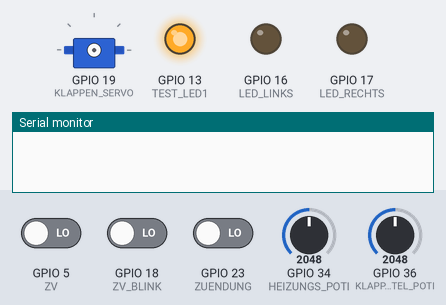
The sketch below on a simulated ESP32. Parts: servo, output pins drawn as LEDs (lit = HIGH), the last lines printed to the serial monitor. Dashed ring = blinking. Inputs (shaded band) come from the test bench; at power-on: GPIO 23 (ZUENDUNG) LOW, GPIO 36 (KLAPPEN_STEL_POTI) = 2048, GPIO 5 (ZV) LOW, GPIO 18 (ZV_BLINK) LOW, GPIO 34 (HEIZUNGS_POTI) = 2048.

Above: at 1.2 s.
1.3 s: GPIO 23 (ZUENDUNG) driven HIGH
At 2.5 s:
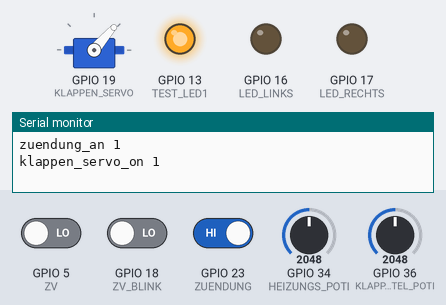
2.8 s: GPIO 36 (KLAPPEN_STEL_POTI) set to 2866
At 4.0 s:
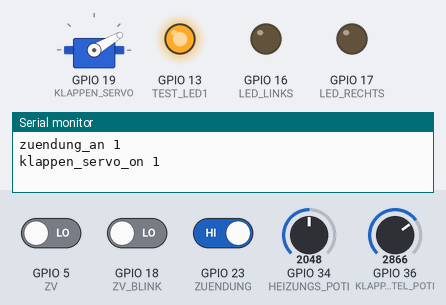
4.3 s: GPIO 36 (KLAPPEN_STEL_POTI) set to 3603
At 5.3 s:
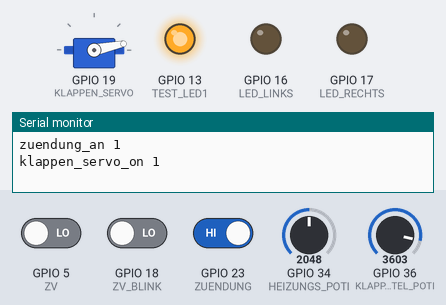
5.8 s: GPIO 23 (ZUENDUNG) driven LOW
At 6.4 s:
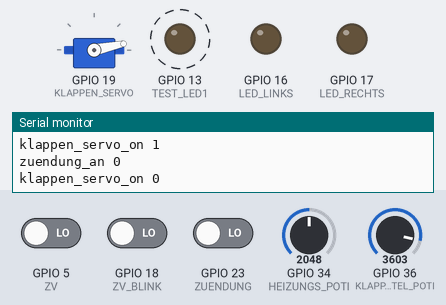
Timing chart, 0 to 13.4 s (numbered marks = the images above; inputs shaded):
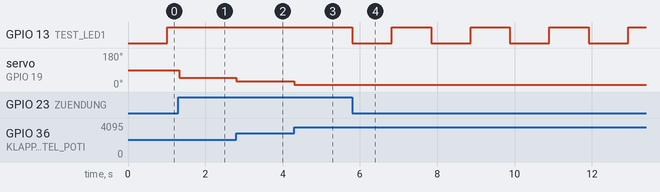

Measured:
- after the input at 1.3 s, GPIO 13 (TEST_LED1): stays HIGH (without the input it goes to LOW after 0.74 s); servo on GPIO 19 (KLAPPEN_SERVO): 90° → 49° at once
- after the input at 2.8 s, servo on GPIO 19 (KLAPPEN_SERVO): 49° → 30° at once
- after the input at 4.3 s, servo on GPIO 19 (KLAPPEN_SERVO): 30° → 12° at once
- after the input at 5.8 s, GPIO 13 (TEST_LED1): alternates HIGH for 1.0 s and LOW for 1.0 s, starting at once

The sketch:

manta.ino
```cpp
/*
  2024-04-03 initiale version ausm bunker
  2024-04-04 klappen servo aus 5s nach letzter poti aenderrung
*/

// Klappensteuerung
#define KLAPPEN_STEL_POTI       A0 // SVP, ADC1_0  1280..4095
#define KLAPPEN_STEL_POTI_MIN 1140
#define KLAPPEN_STEL_POTI_MAX 4095
#define KLAPPEN_SERVO           19 // P19
#define KLAPPEN_SERVO_MIN       70 // 50 // 45 // 160 // 0
#define KLAPPEN_SERVO_MAX        0 //160
#define KLAPPEN_SERVO_TIMEOUT    5 // kommando fuer 5s nach jeder aenderrung des STEL-poti's

#define ZUENDUNG                23 // P23, KLEMME 13
#define ZUENDUNG_IMMER_AN        0

// Heizungssteuerung
#define HEIZUNGS_INTERVAL       60 // 60 // 30 sekunden
#define HEIZUNGS_TRIG           22 // pin P22
#define HEIZUNGS_POTI           A6 // pin P34, ADC1_6
#define HEIZUNGS_POTI_MIN     1140
#define HEIZUNGS_POTI_MAX     4095
#define HEIZUNGS_MAX           100 // 100 -> 100% heizung -> 0V die ganze zeit!
#define HEIZUNGS_MIN             0 // 0 -> 0% heizung -> 3v3 die ganze zeit! -> ventil zieht strom!

#define LED_LINKS               16 // pin
#define LED_RECHTS              17 // pin

#define ZV_BLINK                18 // pin
#define ZV                       5 // pin

#define ZV_AUF_LED_TIME         10 // sekunden
#define ZV_ZU_LED_INTERVAL     400 // millisekunden
#define ZV_ZU_LED_COUNT          3 // pulse

#define TEST_LED1               13 // pin

#define ADC_MIN                  0
#define ADC_MAX               4095

#include <ESP32Servo.h>
#define DEBUG
#ifdef DEBUG
#  define dbg_val(a) do { Serial.print(#a " "); Serial.println(a); } while(0)
#  define dbg_val_ts(a) do { Serial.print(millis()); Serial.print(" "); Serial.print(#a " "); Serial.println(a); } while(0)
#else
#  define dbg_val(a)
#  define dbg_val_ts(a)
#endif

Servo klappen_servo;
bool klappen_servo_on = false;
uint32_t klappen_servo_start_time = 0;
int last_servo_cmd = 0;

bool zuendung_an = false;

int heizungs_duty_cycle = HEIZUNGS_MAX;
uint32_t heizung_interval_start = 0; // millis
void heizung_an() {
  digitalWrite(HEIZUNGS_TRIG, false); // ventilaus, spule ist stromlos
  heizungs_duty_cycle = HEIZUNGS_MAX;
  heizung_interval_start = millis();
}

void heizung_aus() {
  digitalWrite(HEIZUNGS_TRIG, true); // ventil schalten, spule zieht strom!
  heizungs_duty_cycle = HEIZUNGS_MIN;
  heizung_interval_start = millis();
}

void leds(bool links, bool rechts) {
  digitalWrite(LED_LINKS, links);
  digitalWrite(LED_RECHTS, rechts);
}

#define LED_FREQ 5000

void setup() {
  Serial.begin(115200);

  pinMode(TEST_LED1, OUTPUT);
  //ledcSetup(0, LED_FREQ, 0);
  //ledcAttachPin(TEST_LED1, 0);


  pinMode(ZUENDUNG, INPUT);
  pinMode(ZV_BLINK, INPUT);
  pinMode(ZV, INPUT);

  pinMode(KLAPPEN_SERVO, OUTPUT); // attach only on zuendung-on event

  pinMode(LED_LINKS, OUTPUT);
  pinMode(LED_RECHTS, OUTPUT);
  leds(false, false); // beide aus

  pinMode(HEIZUNGS_TRIG, OUTPUT);
  heizung_an();
}

uint32_t elapsed_since_u32(uint32_t last, uint32_t now) {
  if(now >= last)
    return now - last;
  return 0xffffffff - last + now;
}

void standby_led() {
  static uint32_t last_time = 0;
  uint32_t now = micros(); // unsigned long is 32bit here
  uint32_t since_last = elapsed_since_u32(last_time, now);
  static bool toggle = false;
  if(since_last < 1e6)
    return;
  toggle = !toggle;
  last_time = now;
  digitalWrite(TEST_LED1, toggle);
  /*
  // dim-up
  if(since_last > 1e6) {
    last_time = now;
    since_last = 0;
    toggle = !toggle;
  }
  uint8_t duty = (uint8_t)(since_last * 255 / 1e6);
  if(toggle)
    duty = 255 - duty;
  //dbg_val(duty);
  ledcWrite(0, duty);
  */
}

#define map_poti(v, poti_prefix, out_prefix) \
    map( \
      constrain(v, poti_prefix ## _MIN, poti_prefix ## _MAX),  \
      poti_prefix ## _MIN, poti_prefix ## _MAX, \
      out_prefix ## _MIN, out_prefix ## _MAX)
#define map_poti_inv(v, poti_prefix, out_prefix) \
    map( \
      constrain(v, poti_prefix ## _MIN, poti_prefix ## _MAX),  \
      poti_prefix ## _MIN, poti_prefix ## _MAX, \
      out_prefix ## _MAX, out_prefix ## _MIN)

void klappen_servo_aus() {
	if(klappen_servo_on == false)
		return;
	klappen_servo.detach();
	klappen_servo_on = false;
	dbg_val(klappen_servo_on);
}

void klappensteuerung() {
	int stel_poti = analogRead(KLAPPEN_STEL_POTI);
	//dbg_val(stel_poti);
	int servo_cmd = map_poti(stel_poti, KLAPPEN_STEL_POTI, KLAPPEN_SERVO);

	uint32_t now = millis();
	if(servo_cmd != last_servo_cmd) {
		last_servo_cmd = servo_cmd;
		klappen_servo_start_time = now;
	} else {
		// no new command
		if(klappen_servo_on) {
			// check for timeout
			uint32_t since_start = elapsed_since_u32(klappen_servo_start_time, now);
			if (since_start > (1e3 * KLAPPEN_SERVO_TIMEOUT))
				klappen_servo_aus();
		}
		if(!klappen_servo_on)
			return;
	}

	// send new servo command!
	if(klappen_servo_on == false) {
		klappen_servo.attach(KLAPPEN_SERVO);
		klappen_servo_on = true;
		dbg_val(klappen_servo_on);
	}

	klappen_servo.write(servo_cmd);
	//dbg_val(servo_cmd);
}

void heizungssteuerung() {
  int heizungs_poti = analogRead(HEIZUNGS_POTI);
  //dbg_val(heizungs_poti);
  heizungs_duty_cycle = map_poti_inv(heizungs_poti, HEIZUNGS_POTI, HEIZUNGS);
  //dbg_val(heizungs_duty_cycle);
  bool trig;
  uint32_t schalt_zeitpunkt = (uint32_t)((float)heizungs_duty_cycle * HEIZUNGS_INTERVAL * 1e3 / 100);
  uint32_t now = millis(); // unsigned long is 32bit here
  uint32_t since_interval_start = elapsed_since_u32(heizung_interval_start, now);
  if(since_interval_start > HEIZUNGS_INTERVAL * 1000) {
    since_interval_start = 0;
    heizung_interval_start = now;
  }
  if(since_interval_start < schalt_zeitpunkt)
    trig = false; // heizung an, ventil aus, spule ist stromlos
  else
    trig = true; // heizung aus, ventil an, spule ist zieht strom
  digitalWrite(HEIZUNGS_TRIG, trig);
}

uint32_t led_cmd = 0; // 0 -> nothing, 1 -> stay on for 20s, 2 -> 3 pulses
uint32_t led_cmd_start = 0;
uint32_t led_pulse_cnt = 0;
bool led_pulse_state = false;
void zv_auf() {
  Serial.println("ZV auf");
  led_cmd = 1; // stay on
  led_cmd_start = millis();
}
void zv_zu() {
  Serial.println("ZV zu");
  led_cmd = 2;
  led_cmd_start = millis();
  led_pulse_cnt = ZV_ZU_LED_COUNT;
  led_pulse_state = true; // on
}
void zv_idle() {
  if(led_cmd == 0) {
    leds(false, false); // beide aus
    return;
  }
  uint32_t since_start = elapsed_since_u32(led_cmd_start, millis());
  if(led_cmd == 1) { // 20s an
    leds(true, true); // beide an
    if(since_start > (ZV_AUF_LED_TIME * 1e3))
      led_cmd = 0; // cmd done
  } else if(led_cmd == 2) { // 3 pulsed
    leds(led_pulse_state, led_pulse_state); // beide an
    if(since_start > ZV_ZU_LED_INTERVAL) {
      if(led_pulse_state)
        led_pulse_cnt --;
      led_pulse_state = !led_pulse_state;
      led_cmd_start = millis();
      if(led_pulse_cnt == 0)
        led_cmd = 0; // pulses done
    }
  }
}
bool last_blink = false;
bool last_zv = false; // eine seite vom stellmotor
bool do_msr_zv = false;
uint32_t msr_zv_start = 0;
void zentralverriegellung(int ms) {
  uint32_t start = millis();
  while(true) {
    uint32_t now = millis();
    uint32_t since_start = elapsed_since_u32(start, now);
    if(since_start > ms)
      break;

    // poll pins
    bool blink = digitalRead(ZV_BLINK);
    zuendung_an = ZUENDUNG_IMMER_AN || digitalRead(ZUENDUNG);
    if(blink != last_blink) {
      dbg_val_ts(blink);
      delay(50);
      last_blink = blink;

      if(zuendung_an == false && blink == false && do_msr_zv == false) {
        msr_zv_start = millis();
        do_msr_zv = true;
      }
    }
    bool zv = digitalRead(ZV);
    if(zv != last_zv) {
      dbg_val_ts(zv);
      last_zv = zv;
    }

    if(do_msr_zv && elapsed_since_u32(msr_zv_start, now) > 200) {
      do_msr_zv = false;
      if(zuendung_an == false) {
        if(zv == false)
          zv_auf();
        else
          zv_zu();
      }
    }

    zv_idle();
  }
  //Serial.println("timeout");
}

bool last_zuendung_an = false;
void loop() {
  zuendung_an = ZUENDUNG_IMMER_AN || digitalRead(ZUENDUNG);
  //dbg_val(zuendung_an);

  if (zuendung_an != last_zuendung_an) {
    dbg_val(zuendung_an);
    last_zuendung_an = zuendung_an;
    if(zuendung_an)
	    klappen_servo_start_time = millis();
    else
	    klappen_servo_aus();
  }

  if(zuendung_an) {
    digitalWrite(TEST_LED1, true);
    //ledcWrite(0, 255); // status led full on

    klappensteuerung();
    heizungssteuerung();

    //delay(100);
  } else {
    standby_led();
    heizung_an();
    zentralverriegellung(50);
  }
}
```
